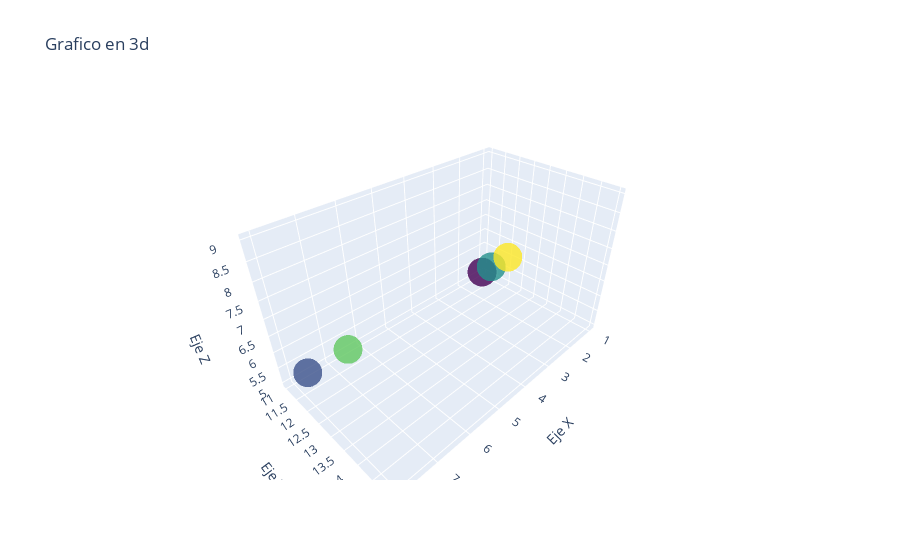

Notebook cell for this chart:
### Code cell
fig.update_layout( title='Grafico en 3d', scene=dict( xaxis_title='Eje X', yaxis_title='Eje Y',  zaxis_title='Eje Z') )

### Figure 1 — Plotly figure (JSON) as saved in the notebook; plotly's stock layout.template omitted (floating-point values rounded to 4 significant figures)
{"data": [{"marker": {"color": [10, 20, 30, 40, 50], "colorscale": [[0, "#440154"], [0.1111, "#482878"], [0.2222, "#3e4989"], [0.3333, "#31688e"], [0.4444, "#26828e"], [0.5556, "#1f9e89"], [0.6667, "#35b779"], [0.7778, "#6ece58"], [0.8889, "#b5de2b"], [1, "#fde725"]], "opacity": 0.8, "size": 10}, "mode": "markers", "type": "scatter3d", "x": [1, 8, 3, 8, 5], "y": [11, 12, 13, 14, 15], "z": [5, 6, 7, 8, 9]}], "layout": {"scene": {"xaxis": {"title": {"text": "Eje X"}}, "yaxis": {"title": {"text": "Eje Y"}}, "zaxis": {"title": {"text": "Eje Z"}}}, "title": {"text": "Grafico en 3d"}}}
